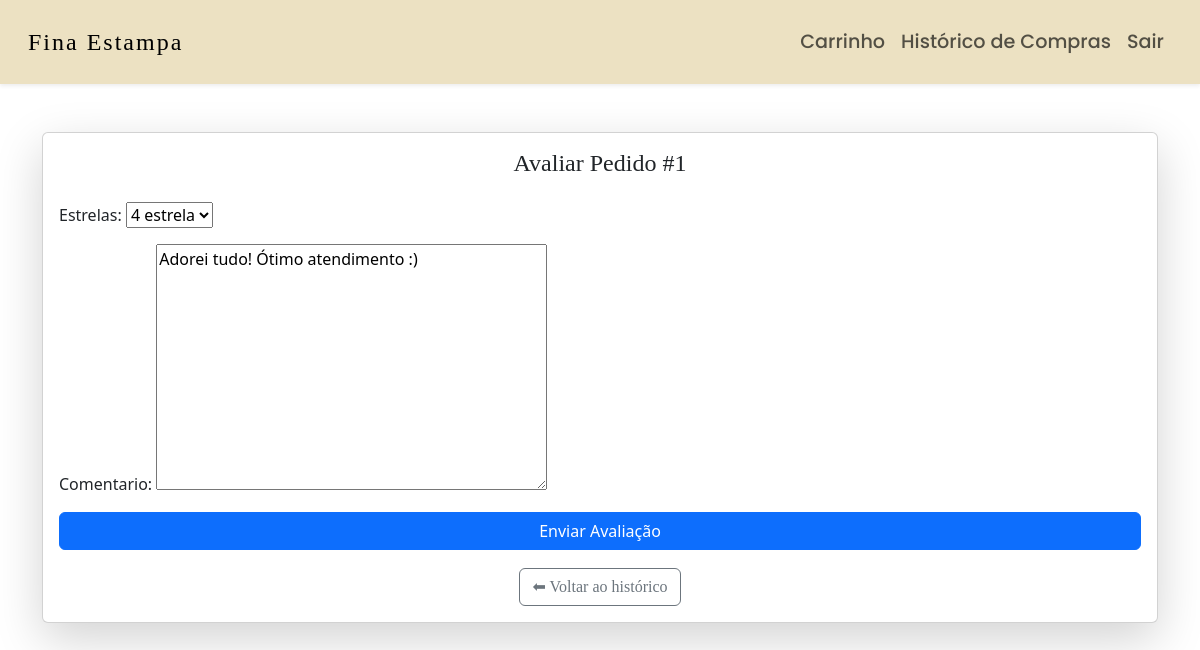
Page /avaliar/1/ (signed in) on the committed database.
### loja/models.py (models this page shows, shortened)
class Pedido(models.Model):
    pedido_id = models.AutoField(primary_key=True)
    cliente = models.ForeignKey(Cliente, on_delete = models.CASCADE, related_name = "pedidos")
    produto = models.ManyToManyField(Produto, through = 'PedidoProduto', related_name = "pedidos")
    valor = models.DecimalField(max_digits = 10, decimal_places = 2)
    data = models.DateField(auto_now_add = True)
    status = models.CharField(max_length=10,choices = [('Pendente', 'Pendente'), ('Pago', 'Pago'), ('Enviado', 'Enviado'), ('Entregue', 'Entregue')])

class Avaliacao(models.Model):
    autor = models.ForeignKey(Cliente, on_delete = models.CASCADE, related_name = "avaliacoes")
    pedido = models.ForeignKey(Pedido, on_delete = models.CASCADE, related_name = "avaliacoes")
    comentario = models.TextField(blank = True, null = True)
    estrelas = models.IntegerField(choices = [(1, '1 estrela'), (2, '2 estrela'), (3, '3 estrela'), (4, '4 estrela'), (5, '5 estrela')], default=5)

### loja/views.py (the view)
# urls.py: path('avaliar/<int:pedido_id>/', avaliar_pedido, name='avaliar_pedido'),
@login_required
def avaliar_pedido(request, pedido_id):
    pedido = get_object_or_404(Pedido, pedido_id=pedido_id, cliente=request.user.cliente)
    avaliacao, created = Avaliacao.objects.get_or_create(autor=pedido.cliente, pedido=pedido)
    if request.method == 'POST':
        form = AvaliacaoForm(request.POST, instance=avaliacao)
        if form.is_valid():
            form.save()
            messages.success(request, 'Avaliação registrada com sucesso!')
            return redirect('historico_pedidos')
    else:
        form = AvaliacaoForm(instance=avaliacao)
    return render(request, 'avaliar_pedido.html', {'pedido': pedido, 'form': form})

### loja/forms.py
class AvaliacaoForm(forms.ModelForm):
    class Meta:
        model = Avaliacao
        fields = ['estrelas', 'comentario']

### loja/templates/avaliar_pedido.html (shortened to what this page needs)
<!DOCTYPE html>
<html lang="pt">
<head>
    <link href="https://cdn.jsdelivr.net/npm/bootstrap@5.3.0-alpha1/dist/css/bootstrap.min.css" rel="stylesheet">
</head>
<body>
    <nav class="navbar navbar-expand-lg navbar-light shadow-sm">
        <div class="container-fluid">
            <a class="navbar-brand" href="/">Fina Estampa</a>
            <div class="collapse navbar-collapse" id="navbarNav">
                <ul class="navbar-nav ms-auto">
                    <li class="nav-item">
                        <a class="nav-link" href="/carrinho/">Carrinho</a>
                    </li>
                    <li class="nav-item">
                        <a class="nav-link" href="/historico/">Histórico de Compras</a>
                    </li>
                    <li class="nav-item">
                        <a class="nav-link" href="/sair/">Sair</a>
                    </li>
                </ul>
            </div>
        </div>
    </nav>
    <div class="container mt-5">
        <div class="card shadow-lg">
            <div class="card-body">
                <h2 class="mb-4 text-center">Avaliar Pedido #{{ pedido.pedido_id }}</h2>
                <form method="post" class="needs-validation" novalidate>
                    <div class="mb-3">
                        {{ form.as_p }}
                    </div>
                    <button type="submit" class="btn btn-primary w-100">Enviar Avaliação</button>
                </form>
                <div class="text-center mt-3">
                    <a href="{% url 'historico_pedidos' %}" class="btn btn-outline-secondary">
                        ⬅ Voltar ao histórico
                    </a>
                </div>
            </div>
        </div>
    </div>
</body>
</html>

### loja/templates/avaliar_pedido.html (style rules this page uses)
.navbar { font-family: 'Poppins', sans-serif; font-size: 1.2rem; padding: 1.2rem 1rem; background-color: #ece1c2; }
.navbar-brand { font-family: 'Playfair Display', serif; font-size: 1.5rem; letter-spacing: 2px; }
.nav-link { font-weight: 500; transition: color 0.3s ease; }
.text-center { font-family: 'Playfair Display', serif; font-size: 1.5rem; }

### rows in the picture
Pedido: pedido_id "1"
Avaliacao: estrelas "4 estrela", comentario "Adorei tudo! Ótimo atendimento :)"
